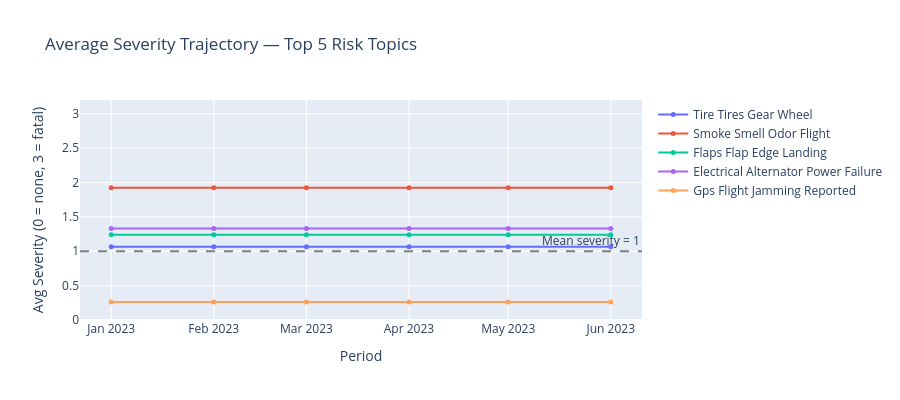

Notebook source saved alongside this figure:
### Markdown cell above
## 5. Severity Trajectory — Top 5 Topics

### Code cell
fig = go.Figure()

for idx, (label, tid) in enumerate(zip(top5_labels, top5_ids)):
    td = trends[trends["topic_id"] == tid].sort_values("period")
    if td.empty or "avg_severity" not in td.columns:
        continue
    fig.add_trace(go.Scatter(
        x=td["period"], y=td["avg_severity"],
        mode="lines+markers",
        name=label,
        line=dict(color=palette[idx % len(palette)], width=2),
        marker=dict(size=5),
    ))

fig.add_hline(y=1.0, line_dash="dash", line_color="gray", annotation_text="Mean severity = 1")
fig.update_layout(
    title="Average Severity Trajectory — Top 5 Risk Topics",
    xaxis_title="Period",
    yaxis_title="Avg Severity (0 = none, 3 = fatal)",
    height=400,
    hovermode="x unified",
    yaxis=dict(range=[0, 3.2]),
)
fig.show()

### Figure 1 — Plotly figure (JSON) as saved in the notebook; plotly's stock layout.template omitted (floating-point values rounded to 4 significant figures)
{"data": [{"line": {"color": "#636EFA", "width": 2}, "marker": {"size": 5}, "mode": "lines+markers", "name": "Tire Tires Gear Wheel", "type": "scatter", "x": ["2023-01", "2023-02", "2023-03", "2023-04", "2023-05", "2023-06"], "y": [1.064, 1.064, 1.064, 1.064, 1.064, 1.064]}, {"line": {"color": "#EF553B", "width": 2}, "marker": {"size": 5}, "mode": "lines+markers", "name": "Smoke Smell Odor Flight", "type": "scatter", "x": ["2023-01", "2023-02", "2023-03", "2023-04", "2023-05", "2023-06"], "y": [1.922, 1.922, 1.922, 1.922, 1.922, 1.922]}, {"line": {"color": "#00CC96", "width": 2}, "marker": {"size": 5}, "mode": "lines+markers", "name": "Flaps Flap Edge Landing", "type": "scatter", "x": ["2023-01", "2023-02", "2023-03", "2023-04", "2023-05", "2023-06"], "y": [1.241, 1.241, 1.241, 1.241, 1.241, 1.241]}, {"line": {"color": "#AB63FA", "width": 2}, "marker": {"size": 5}, "mode": "lines+markers", "name": "Electrical Alternator Power Failure", "type": "scatter", "x": ["2023-01", "2023-02", "2023-03", "2023-04", "2023-05", "2023-06"], "y": [1.332, 1.332, 1.332, 1.332, 1.332, 1.332]}, {"line": {"color": "#FFA15A", "width": 2}, "marker": {"size": 5}, "mode": "lines+markers", "name": "Gps Flight Jamming Reported", "type": "scatter", "x": ["2023-01", "2023-02", "2023-03", "2023-04", "2023-05", "2023-06"], "y": [0.2622, 0.2622, 0.2622, 0.2622, 0.2622, 0.2622]}], "layout": {"annotations": [{"showarrow": false, "text": "Mean severity = 1", "x": 1, "xanchor": "right", "xref": "x domain", "y": 1, "yanchor": "bottom", "yref": "y"}], "height": 400, "hovermode": "x unified", "shapes": [{"line": {"color": "gray", "dash": "dash"}, "type": "line", "x0": 0, "x1": 1, "xref": "x domain", "y0": 1, "y1": 1, "yref": "y"}], "title": {"text": "Average Severity Trajectory — Top 5 Risk Topics"}, "xaxis": {"title": {"text": "Period"}}, "yaxis": {"range": [0, 3.2], "title": {"text": "Avg Severity (0 = none, 3 = fatal)"}}}}
